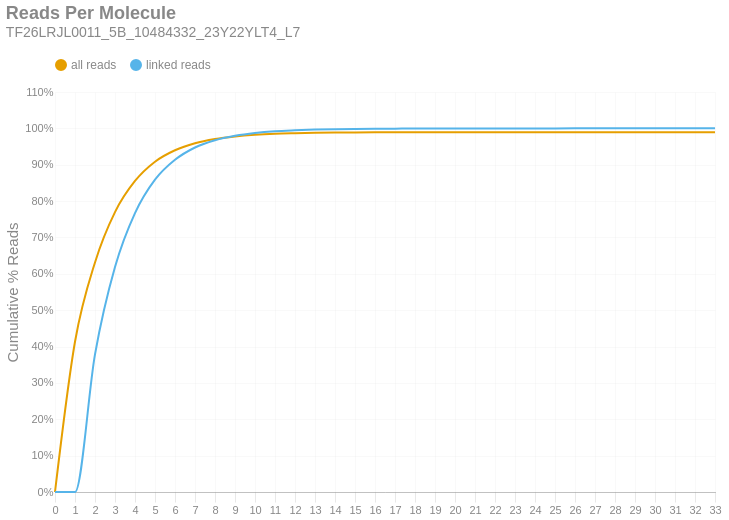

Write notebook code for a chart like this one.
### Markdown cell above
### Reads per Molecule
This chart shows the cumulative distribution of the number of reads per linked molecule. That is, how many alignments are associated with a unique molecule. This excludes the number of reads associated with invalid or absent linked-read barcodes. The `linked` histogram is the percentages recalculated when disregarding singletons.

### Code cell
if SKIPLR:
    print_html(f"Skipped")
else:
    counts = np.bincount(valids['reads'].cast(pl.Int64).to_numpy())
    weighted = counts * np.arange(len(counts))
    all_perc = weighted / n_reads
    linked_perc = weighted / n_linked_reads
    linked_perc[1] = 0
    binned_df = pl.DataFrame({
        'readsper': list(range(len(counts))),
        'all reads (cumsum)': np.cumsum(all_perc).tolist(),
        'linked reads (cumsum)': np.cumsum(linked_perc).tolist(),
    })

    with SafeRender(binned_df):
        (
            density_plot(binned_df, 'Reads Per Molecule', samplename, 'readspmol')
            .encode(
                x=alt.X('readsper:O', title=None).axis(labelAngle=0).scale(padding=0),
                y=alt.Y('value:Q', title='Cumulative % Reads').axis(format='%').stack(False),
                color=alt.Color("key:N").scale(domain=["all reads", "linked reads"]),
                tooltip=[
                    alt.Tooltip("key:N", title="Data Type"),
                    alt.Tooltip("readsper:O", title="Reads Per Molecule"),
                    alt.Tooltip("value:Q", format=".2%", title="% Reads (Cum.)")
                ]            
            )
        ).display()

### Figure 1 — Vega-Lite specification as saved in the notebook (floating-point values rounded to 4 significant figures)
{"width": "container", "height": 400, "config": {"title": {"anchor": "start", "dy": -15, "fontSize": 18, "color": "#888888", "subtitleColor": "#888888", "subtitleFontSize": 14}, "arc": {"fill": "#0072B2"}, "axis": {"domainColor": "#888888", "domainWidth": 0.5, "gridWidth": 0.2, "grid": false, "titleFontWeight": 400, "titleFontSize": 15, "labelFontSize": 11, "labelColor": "#888888", "tickColor": "#888888", "tickWidth": 0.2, "titleColor": "#888888"}, "axisBand": {"grid": false}, "axisX": {"grid": true, "tickSize": 10, "domainCap": "round"}, "axisY": {"domain": false, "grid": true, "tickSize": 0, "domainCap": "round"}, "background": "transparent", "header": {"labelFontSize": 15, "labelColor": "#888888", "titleFontSize": 15, "titleFontWeight": 600, "titleColor": "#888888"}, "legend": {"labelFont": "sans-serif", "labelFontSize": 12, "labelColor": "#888888", "symbolSize": 100, "symbolType": "circle", "titleFontSize": 12, "titlePadding": 10, "titleColor": "#888888", "title": null, "orient": "top"}, "range": {"category": ["#E69F00", "#56B4E9", "#009E73", "#F0E442", "#0072B2", "#D55E00", "#CC79A7", "#000000"], "diverging": ["#cfe8f3", "#a2d4ec", "#73bfe2", "#46abdb", "#1696d2", "#12719e"]}, "area": {"fill": "#0072B2", "fillOpacity": 0.7, "line": true, "strokeOpacity": 0.7}, "line": {"color": "#0072B2", "stroke": "#0072B2", "strokeWidth": 2}, "trail": {"color": "#0072B2", "stroke": "#0072B2", "strokeWidth": 0, "size": 1}, "point": {"filled": true, "fillOpacity": 1.0, "size": 95}, "text": {"color": "#888888", "fontSize": 11, "align": "right", "fontWeight": 400, "size": 11}, "bar": {"fill": "#0072B2", "stroke": null}, "view": {"stroke": null, "continuousWidth": 660, "continuousHeight": 400}}, "data": {"name": "data-51b951a93f7bcf6b1fe2e2ee4e56cd0b"}, "mark": {"type": "line", "interpolate": "monotone", "point": {"opacity": 0, "size": 275}}, "encoding": {"color": {"field": "key", "scale": {"domain": ["all reads", "linked reads"]}, "type": "nominal"}, "tooltip": [{"field": "key", "title": "Data Type", "type": "nominal"}, {"field": "readsper", "title": "Reads Per Molecule", "type": "ordinal"}, {"field": "value", "format": ".2%", "title": "% Reads (Cum.)", "type": "quantitative"}], "x": {"axis": {"labelAngle": 0}, "field": "readsper", "scale": {"padding": 0}, "title": null, "type": "ordinal"}, "y": {"axis": {"format": "%"}, "field": "value", "stack": false, "title": "Cumulative % Reads", "type": "quantitative"}}, "params": [{"name": "param_c36ac31b6afebe62", "select": {"type": "point", "fields": ["key"]}, "bind": "legend"}], "title": {"text": "Reads Per Molecule", "subtitle": "TF26LRJL0011_5B_10484332_23Y22YLT4_L7"}, "transform": [{"fold": ["all reads (cumsum)", "linked reads (cumsum)"]}, {"calculate": "replace(datum.key, ' (cumsum)', '')", "as": "key"}, {"filter": {"param": "param_c36ac31b6afebe62"}}], "usermeta": {"embedOptions": {"downloadFileName": "TF26LRJL0011_5B_10484332_23Y22YLT4_L7.readspmol"}}, "$schema": "https://vega.github.io/schema/vega-lite/v6.4.1.json", "datasets": {"data-51b951a93f7bcf6b1fe2e2ee4e56cd0b": [{"readsper": 0, "all reads (cumsum)": 0.0, "linked reads (cumsum)": 0.0}, {"readsper": 1, "all reads (cumsum)": 0.4132, "linked reads (cumsum)": 0.0}, {"readsper": 2, "all reads (cumsum)": 0.6313, "linked reads (cumsum)": 0.3784}, {"readsper": 3, "all reads (cumsum)": 0.7697, "linked reads (cumsum)": 0.6185}, {"readsper": 4, "all reads (cumsum)": 0.8553, "linked reads (cumsum)": 0.7669}, {"readsper": 5, "all reads (cumsum)": 0.9083, "linked reads (cumsum)": 0.8588}, {"readsper": 6, "all reads (cumsum)": 0.9397, "linked reads (cumsum)": 0.9135}, {"readsper": 7, "all reads (cumsum)": 0.9593, "linked reads (cumsum)": 0.9474}, {"readsper": 8, "all reads (cumsum)": 0.9708, "linked reads (cumsum)": 0.9674}, {"readsper": 9, "all reads (cumsum)": 0.9779, "linked reads (cumsum)": 0.9797}, {"readsper": 10, "all reads (cumsum)": 0.9824, "linked reads (cumsum)": 0.9875}, {"readsper": 11, "all reads (cumsum)": 0.9851, "linked reads (cumsum)": 0.9922}, {"readsper": 12, "all reads (cumsum)": 0.9866, "linked reads (cumsum)": 0.9947}, {"readsper": 13, "all reads (cumsum)": 0.9876, "linked reads (cumsum)": 0.9966}, {"readsper": 14, "all reads (cumsum)": 0.9883, "linked reads (cumsum)": 0.9977}, {"readsper": 15, "all reads (cumsum)": 0.9887, "linked reads (cumsum)": 0.9985}, {"readsper": 16, "all reads (cumsum)": 0.989, "linked reads (cumsum)": 0.9989}, {"readsper": 17, "all reads (cumsum)": 0.9892, "linked reads (cumsum)": 0.9992}, {"readsper": 18, "all reads (cumsum)": 0.9893, "linked reads (cumsum)": 0.9995}, {"readsper": 19, "all reads (cumsum)": 0.9894, "linked reads (cumsum)": 0.9997}, {"readsper": 20, "all reads (cumsum)": 0.9895, "linked reads (cumsum)": 0.9998}, {"readsper": 21, "all reads (cumsum)": 0.9896, "linked reads (cumsum)": 0.9999}, {"readsper": 22, "all reads (cumsum)": 0.9896, "linked reads (cumsum)": 0.9999}, {"readsper": 23, "all reads (cumsum)": 0.9896, "linked reads (cumsum)": 0.9999}, {"readsper": 24, "all reads (cumsum)": 0.9896, "linked reads (cumsum)": 0.9999}, {"readsper": 25, "all reads (cumsum)": 0.9896, "linked reads (cumsum)": 1.0}, {"readsper": 26, "all reads (cumsum)": 0.9896, "linked reads (cumsum)": 1.0}, {"readsper": 27, "all reads (cumsum)": 0.9896, "linked reads (cumsum)": 1.0}, {"readsper": 28, "all reads (cumsum)": 0.9896, "linked reads (cumsum)": 1.0}, {"readsper": 29, "all reads (cumsum)": 0.9896, "linked reads (cumsum)": 1.0}, {"readsper": 30, "all reads (cumsum)": 0.9896, "linked reads (cumsum)": 1.0}, {"readsper": 31, "all reads (cumsum)": 0.9896, "linked reads (cumsum)": 1.0}, {"readsper": 32, "all reads (cumsum)": 0.9896, "linked reads (cumsum)": 1.0}, {"readsper": 33, "all reads (cumsum)": 0.9896, "linked reads (cumsum)": 1.0}]}}
